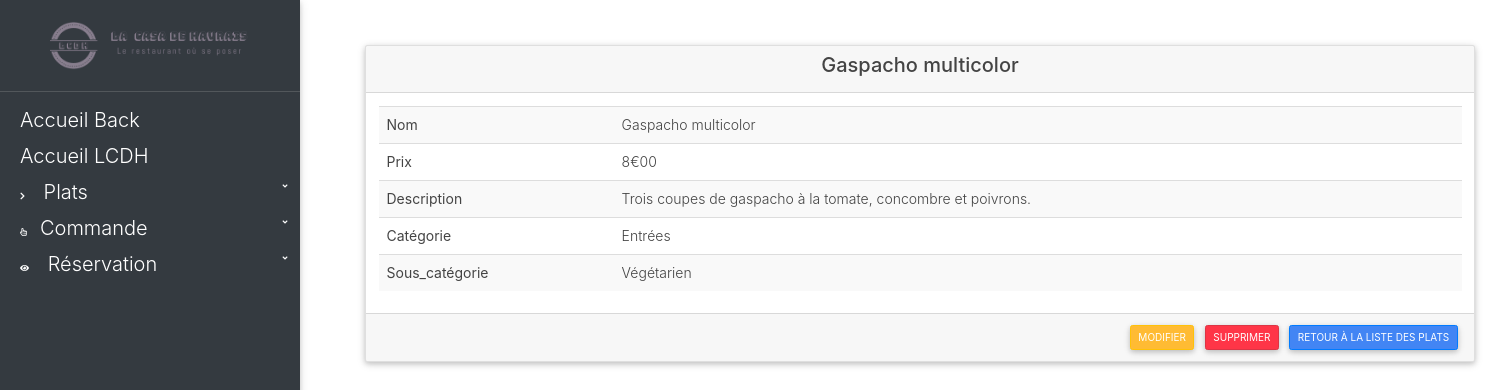
Before: /back/affiche-plat.php?id=1 with the older database file.
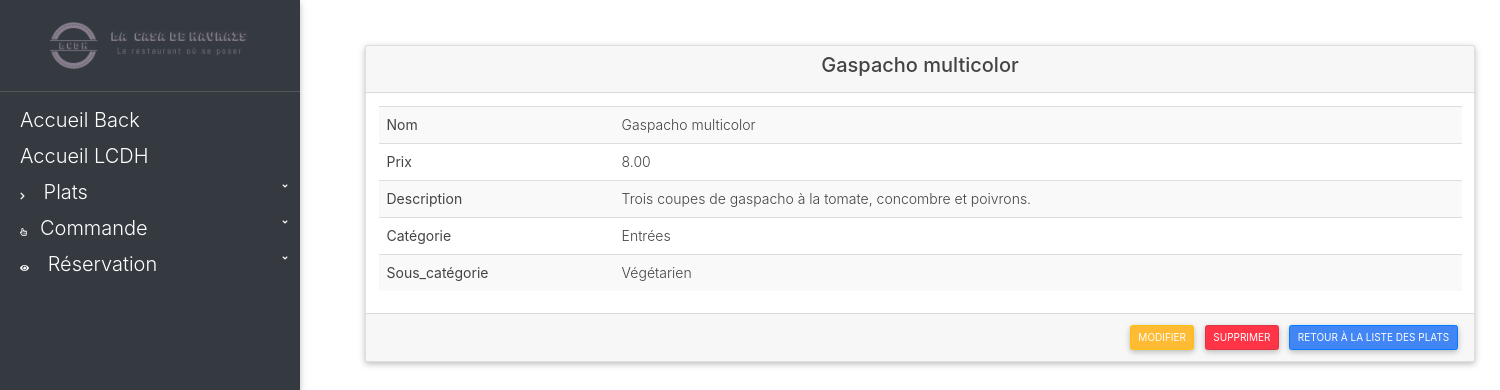
After: the same page with the newer database file.
### tables this page shows
CREATE TABLE IF NOT EXISTS `lcdh_dishes` (
  `dishes_id` int(11) NOT NULL AUTO_INCREMENT,
  `dishes_name` varchar(50) NOT NULL,
  `dishes_description` text NOT NULL,
  `dishes_price` varchar(50) NOT NULL,
  `categories_id` int(11) NOT NULL,
  `subCategories_id` int(11) NOT NULL,
  PRIMARY KEY (`dishes_id`),
  KEY `LCDH_dishes_LCDH_categories_FK` (`categories_id`),
  KEY `LCDH_dishes_LCDH_subCategories0_FK` (`subCategories_id`)
);

CREATE TABLE IF NOT EXISTS `lcdh_categories` (
  `categories_id` int(11) NOT NULL AUTO_INCREMENT,
  `categories_name` varchar(50) NOT NULL,
  PRIMARY KEY (`categories_id`)
);

CREATE TABLE IF NOT EXISTS `lcdh_subcategories` (
  `subCategories_id` int(11) NOT NULL AUTO_INCREMENT,
  `subCategories_name` varchar(50) NOT NULL,
  PRIMARY KEY (`subCategories_id`)
);

### controllers/controllerAffiche-plat.php (called while the page is built, shortened)
<?php
    require_once '../models/database.php';
    require_once '../models/modelPlats.php';
    $dishesOBJ = new dishes();
    if(isset($_GET['id'])){
    	$dishesOBJ->dishes_id = $_GET['id'];
    	if (!$dishesOBJ->displayDishes()) {
            $idPlatExist = false;
    	} else {
            $dishes = $dishesOBJ->displayDishes();
            $idPlatExist = true;
    	}
    }
?>

### models/database.php (called while the page is built, shortened)
<?php
    class database {
        public function __construct() {
            try {
                $db_config = array();
                $db_config['SGBD'] = 'mysql';
                $db_config['HOST'] = 'localhost';
                $db_config['DB_NAME'] = 'resto_lacasadehavrais';
                $db_config['USER'] = 'root';
                $db_config['PASSWORD'] = '';
                $db_config['OPTIONS'] = array(
                    PDO::ATTR_ERRMODE => PDO::ERRMODE_EXCEPTION,
                    PDO::ATTR_ERRMODE => PDO::ERRMODE_WARNING
                );
                $this->database = new PDO($db_config['SGBD'].':host='.$db_config['HOST'].';dbname='.$db_config['DB_NAME'].';charset=UTF8', $db_config['USER'], $db_config['PASSWORD']);
            } catch (Exception $error) {
                die('Erreur : '.$error->getMessage());
            }
        }
    }
?>

### models/modelPlats.php (called while the page is built, shortened)
<?php
    class dishes extends database {
        public $dishes_id;
        function displayDishes() {
            $sql = $this->database->prepare('
                SELECT `dishes_id`, `dishes_name`, `dishes_description`, `dishes_price`, `categories_name`, `subcategories_name`
                FROM `lcdh_dishes`
                INNER JOIN `lcdh_categories` ON `lcdh_categories`.`categories_id` = `lcdh_dishes`.`categories_id`
                INNER JOIN `lcdh_subcategories` ON `lcdh_subcategories`.`subcategories_id` = `lcdh_dishes`.`subcategories_id`
                WHERE `dishes_id` = :id
            ');
            $sql->bindValue(':id', $this->dishes_id, PDO::PARAM_INT);
            $sql->execute();
            $data = $sql->fetch(PDO::FETCH_OBJ);
            return $data;
        }
    }
?>

### back/affiche-plat.php (the view)
<?php
    require_once '../controllers/controllerAffiche-plat.php';
?>
<?php include 'header_back.php'; ?>
<div class="container marginTop" id="margAffPlats">
    <div class="row">
        <div class="col align-self-center">
            <?php if(!$idPlatExist){ ?>
                <h1>Ce plat n'existe pas !</h1>
                <a href="listPlats.php" class="btn btn-primary">Retour liste des plats</a>
            <?php }else{ ?>
                <div class="card">
                    <div class="card-header headerCard">
                        <h2 class="card-title" align="center">
                            <a><?= $dishes->dishes_name ?></a>
                        </h2>
                    </div>
                    <div class="card-body table-responsive">
                        <table class="table table-striped" id="tableAffPlats">
                            <tbody>
                                <tr>
                                    <th>Nom </th>
                                    <td><?= $dishes->dishes_name ?></td>
                                </tr>
                                <tr>
                                    <th>Prix </th>
                                    <td><?= $dishes->dishes_price ?></td>
                                </tr>
                                <tr>
                                    <th>Description </th>
                                    <td><?= $dishes->dishes_description ?></td>
                                </tr>
                                <tr>
                                    <th>Catégorie </th>
                                    <td><?= $dishes->categories_name ?></td>
                                </tr>
                                <tr>
                                    <th>Sous_catégorie </th>
                                    <td><?= $dishes->subcategories_name ?></td>
                                </tr>
                            </tbody>
                        </table>
                    </div>
                    <div class="card-footer" align="right">
                        <a href="modifier-plats.php?id=<?= $dishes->dishes_id ?>" class="btn btn-warning">Modifier</a>
                        <a href="supprimer-plats.php?id=<?= $dishes->dishes_id ?>" class="btn btn-danger">Supprimer</a>
                        <a href="listPlats.php" class="btn btn-primary">Retour à la liste des plats</a>
                    </div>
                </div>
            <?php } ?>
        </div>
    </div>
</div>
<?php include 'footer_back.php'; ?>

### back/header_back.php (shortened to what this page needs)
<!DOCTYPE html>
<html>
    <head>
	<link rel="stylesheet" href="../css/styles.css" />
	<link rel="stylesheet" href="../css/bootstrap.css" />
        <link rel="stylesheet" href="../css/bootstrap.min.css" />
        <link rel="stylesheet" href="../css/mdb.css" />
        <link rel="stylesheet" href="../css/mdb.min.css" />
        <link rel="stylesheet" href="../css/mdb.lite.css" />
        <link rel="stylesheet" href="../css/mdb.lite.min.css" />
        <link rel="stylesheet" href="../css/rotating-card.css" />
	<link rel="stylesheet" href="../css/animate.css" />
        <link rel="stylesheet" href="../css/compiled-4.7.1.min.css" />
	<link rel="stylesheet" href="https://maxcdn.bootstrapcdn.com/bootstrap/4.0.0/css/bootstrap.min.css" />
	<link rel="stylesheet" href="https://use.fontawesome.com/releases/v5.4.2/css/all.css" />
    </head>
    <body aria-busy="true">
        <a href="#" data-activates="slide-out" class="btn btn-primary p-3 button-collapse waves-effect waves-light"><i class="fas fa-bars"></i></a>
        <div id="slide-out" class="side-nav fixed" style="transform: translateX(0%);">
            <ul class="custom-scrollbar ps ps--theme_default" data-ps-id="789cc93d-1e74-9127-e325-50a5d3337615">
                <li id="liLogo">
                    <div class="logo-wrapper waves-light waves-effect waves-light" id="divLogo">
                        <a id="aLogo" href="#"><img id="imgLogo" src="../img/logo.png" class="img-fluid"></a>
                    </div>
                </li>
                <li id="liTotalNavAdmin">
                    <ul class="collapsible collapsible-accordion" id="ulTotal">
                        <li id="liHome">
                            <a class="collapsible-header waves-effect arrow-r" href="index_back.php">
                                Accueil Back
                            </a>
                        </li>
                        <li id="liHomeLCDH">
                            <a class="collapsible-header waves-effect arrow-r" href="../index.php">
                                Accueil LCDH
                            </a>
                        </li>
                        <li id="liDishes">
                            <a class="collapsible-header waves-effect arrow-r">
                                <i class="fas fa-chevron-right"></i> Plats<i class="fas fa-angle-down rotate-icon"></i>
                            </a>
                        </li>
                        <li id="liCommand">
                            <a class="collapsible-header waves-effect arrow-r">
                                <i class="far fa-hand-pointer"></i>Commande<i class="fas fa-angle-down rotate-icon"></i>
                            </a>
                        </li>
                        <li id="liResa">
                            <a class="collapsible-header waves-effect arrow-r">
                                <i class="fas fa-eye"></i> Réservation<i class="fas fa-angle-down rotate-icon"></i>
                            </a>
                        </li>
                    </ul>
                </li>
            </ul>
        </div>

### back/footer_back.php (shortened to what this page needs)
    </body>
</html>

### css/styles.css (style rules this page uses)
body, html { height: 100%; margin: 0; font-family: "Segoe UI", "sans-serif"; color: #777; box-sizing: border-box; }
#margBienv, #margAjoutPlats, #margListPlats, #margModifPlats, #margSuppPlats, #margAjoutResa, #margAffPlats, #margListResa, #margAffResa { margin-bottom: 20px; margin-left: 350px; }
#tableAffPlats th, #tableAffPlats td { font-size: 14px; }
#slide-out { width: 30rem; background-color: #343a40; }
#liLogo #divLogo, #liLogo #divLogo #aLogo, #liLogo #divLogo #aLogo #imgLogo { height: auto; width: 100% ; }
#searchNavAdminDishes div #inputSearchNavAdminDishes, #searchNavAdminCommand div #inputSearchNavAdminCommand, #searchNavAdminResa div #inputSearchNavAdminResa, #liTotalNavAdmin #ulTotal #liHome a, #liTotalNavAdmin #ulTotal #liHomeLCDH a, #liTotalNavAdmin #ulTotal #liDishes a, #liTotalNavAdmin #ulTotal #liCommand a, #liTotalNavAdmin #ulTotal #liResa a { font-size: 2rem; }

### css/rotating-card.css (style rules this page uses)
body { margin-top: 60px; font-size: 14px; font-family: "Helvetica Nueue",Arial,Verdana,sans-serif; background-color: #E5E9ED; }
.card { -webkit-transition: -webkit-transform .5s; -moz-transition: -moz-transform .5s; -o-transition: -o-transform .5s; transition: transform .5s; -webkit-transform-style: preserve-3d; -moz-transform-style: preserve-3d; -o-transform-style: preserve-3d; transform-style: preserve-3d; position: relative; }
.card { background: none repeat scroll 0 0 #FFFFFF; border-radius: 4px; color: #444444; }

Changed rows visible on the page:
changed lcdh_dishes "Gaspacho multicolor": dishes_price "8€00" → "8.00"
